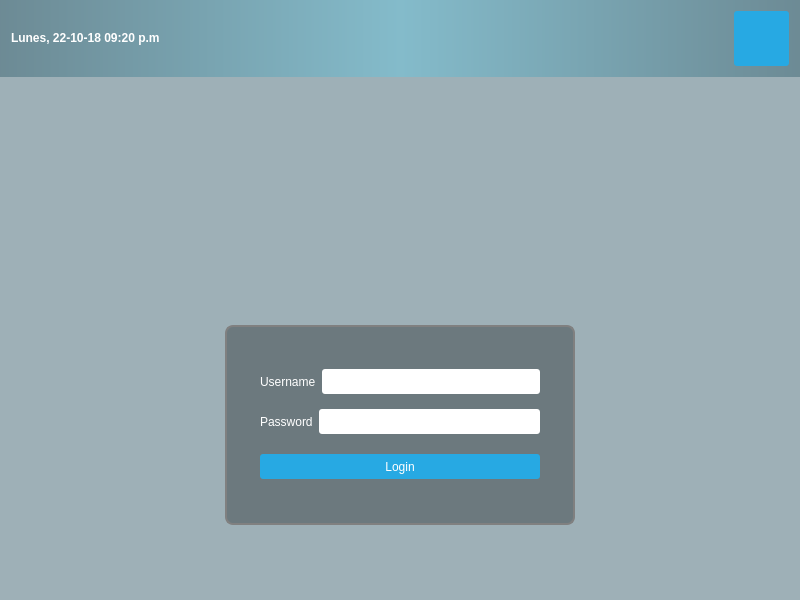
<?xml version="1.0" encoding="UTF-8"?>
<ui version="4.0">
 <class>MainWindow</class>
 <widget class="QMainWindow" name="MainWindow">
  <property name="geometry">
   <rect>
    <x>0</x>
    <y>0</y>
    <width>800</width>
    <height>600</height>
   </rect>
  </property>
  <property name="windowTitle">
   <string>MainWindow</string>
  </property>
  <property name="styleSheet">
   <string notr="true">QMessageBox{
	color:black;
}
QLabel {
	color: white;
}
QLineEdit { 
	border-radius: 3px;
} 
QPushButton {
	color: white;
	background-color: #27a9e3;
	border-width: 0px;
	border-radius: 3px
 }
QPushButton:hover { 
background-color:#66c011;
}
#loginForm{
	border:2px solid gray;
}
#logo{
	border-image:url(:images/recursos/welcome.png);
}
#centralWidget{
	background: rgba(32, 80, 96,100);
	/*border-image:url (:images/recursos/fondo.png);*/
}
#topPanel {
	background-color: qlineargradient(spread: reflect, x1: 0.5, y1: 0 ,x2: 0, y2: 0, stop:0 rgba(91, 204, 233, 100), stop: 1 rgba(32, 80, 96, 100)); 
}
#loginForm {
	background:rgba(0, 0, 0, 80);
	border-radius: 8px; 
}
</string>
  </property>
  <widget class="QWidget" name="centralWidget">
   <layout class="QVBoxLayout" name="verticalLayout">
    <property name="leftMargin">
     <number>0</number>
    </property>
    <property name="topMargin">
     <number>0</number>
    </property>
    <property name="rightMargin">
     <number>0</number>
    </property>
    <property name="bottomMargin">
     <number>0</number>
    </property>
    <item>
     <widget class="QWidget" name="topPanel" native="true">
      <layout class="QHBoxLayout" name="horizontalLayout">
       <item>
        <widget class="QLabel" name="currentDateTime">
         <property name="text">
          <string>&lt;html&gt;&lt;head/&gt;&lt;body&gt;&lt;p&gt;&lt;span style=&quot; font-weight:600;&quot;&gt;Lunes, 22-10-18 09:20 p.m&lt;/span&gt;&lt;/p&gt;&lt;/body&gt;&lt;/html&gt;</string>
         </property>
        </widget>
       </item>
       <item>
        <spacer name="horizontalSpacer">
         <property name="orientation">
          <enum>Qt::Horizontal</enum>
         </property>
         <property name="sizeHint" stdset="0">
          <size>
           <width>40</width>
           <height>20</height>
          </size>
         </property>
        </spacer>
       </item>
       <item>
        <widget class="QPushButton" name="restartButton">
         <property name="sizePolicy">
          <sizepolicy hsizetype="Fixed" vsizetype="Fixed">
           <horstretch>0</horstretch>
           <verstretch>0</verstretch>
          </sizepolicy>
         </property>
         <property name="minimumSize">
          <size>
           <width>55</width>
           <height>55</height>
          </size>
         </property>
         <property name="text">
          <string/>
         </property>
         <property name="icon">
          <iconset resource="resources.qrc">
           <normaloff>:/icons/recursos/shutdown.ico</normaloff>:/icons/recursos/shutdown.ico</iconset>
         </property>
         <property name="iconSize">
          <size>
           <width>50</width>
           <height>50</height>
          </size>
         </property>
        </widget>
       </item>
      </layout>
     </widget>
    </item>
    <item>
     <spacer name="verticalSpacer_3">
      <property name="orientation">
       <enum>Qt::Vertical</enum>
      </property>
      <property name="sizeHint" stdset="0">
       <size>
        <width>20</width>
        <height>40</height>
       </size>
      </property>
     </spacer>
    </item>
    <item>
     <layout class="QHBoxLayout" name="horizontalLayout_2">
      <property name="topMargin">
       <number>0</number>
      </property>
      <property name="bottomMargin">
       <number>0</number>
      </property>
      <item>
       <widget class="QLabel" name="logo">
        <property name="sizePolicy">
         <sizepolicy hsizetype="Fixed" vsizetype="Fixed">
          <horstretch>0</horstretch>
          <verstretch>0</verstretch>
         </sizepolicy>
        </property>
        <property name="minimumSize">
         <size>
          <width>500</width>
          <height>150</height>
         </size>
        </property>
        <property name="styleSheet">
         <string notr="true"/>
        </property>
        <property name="text">
         <string/>
        </property>
       </widget>
      </item>
     </layout>
    </item>
    <item>
     <spacer name="verticalSpacer_4">
      <property name="orientation">
       <enum>Qt::Vertical</enum>
      </property>
      <property name="sizeType">
       <enum>QSizePolicy::Fixed</enum>
      </property>
      <property name="sizeHint" stdset="0">
       <size>
        <width>20</width>
        <height>10</height>
       </size>
      </property>
     </spacer>
    </item>
    <item>
     <layout class="QHBoxLayout" name="horizontalLayout_3">
      <property name="topMargin">
       <number>0</number>
      </property>
      <item>
       <widget class="QWidget" name="loginForm" native="true">
        <property name="sizePolicy">
         <sizepolicy hsizetype="Fixed" vsizetype="Fixed">
          <horstretch>0</horstretch>
          <verstretch>0</verstretch>
         </sizepolicy>
        </property>
        <property name="minimumSize">
         <size>
          <width>350</width>
          <height>200</height>
         </size>
        </property>
        <property name="styleSheet">
         <string notr="true"/>
        </property>
        <layout class="QVBoxLayout" name="verticalLayout_2">
         <property name="leftMargin">
          <number>35</number>
         </property>
         <property name="topMargin">
          <number>35</number>
         </property>
         <property name="rightMargin">
          <number>35</number>
         </property>
         <property name="bottomMargin">
          <number>35</number>
         </property>
         <item>
          <layout class="QHBoxLayout" name="horizontalLayout_5">
           <item>
            <widget class="QLabel" name="label">
             <property name="text">
              <string>Username</string>
             </property>
            </widget>
           </item>
           <item>
            <widget class="QLineEdit" name="username">
             <property name="minimumSize">
              <size>
               <width>0</width>
               <height>25</height>
              </size>
             </property>
            </widget>
           </item>
          </layout>
         </item>
         <item>
          <layout class="QHBoxLayout" name="horizontalLayout_4">
           <item>
            <widget class="QLabel" name="label_2">
             <property name="text">
              <string>Password</string>
             </property>
            </widget>
           </item>
           <item>
            <widget class="QLineEdit" name="password">
             <property name="minimumSize">
              <size>
               <width>0</width>
               <height>25</height>
              </size>
             </property>
             <property name="echoMode">
              <enum>QLineEdit::Password</enum>
             </property>
            </widget>
           </item>
          </layout>
         </item>
         <item>
          <spacer name="verticalSpacer_2">
           <property name="orientation">
            <enum>Qt::Vertical</enum>
           </property>
           <property name="sizeType">
            <enum>QSizePolicy::Fixed</enum>
           </property>
           <property name="sizeHint" stdset="0">
            <size>
             <width>20</width>
             <height>5</height>
            </size>
           </property>
          </spacer>
         </item>
         <item>
          <widget class="QPushButton" name="loginButton">
           <property name="minimumSize">
            <size>
             <width>0</width>
             <height>25</height>
            </size>
           </property>
           <property name="text">
            <string>Login</string>
           </property>
          </widget>
         </item>
        </layout>
       </widget>
      </item>
     </layout>
    </item>
    <item>
     <spacer name="verticalSpacer">
      <property name="orientation">
       <enum>Qt::Vertical</enum>
      </property>
      <property name="sizeHint" stdset="0">
       <size>
        <width>20</width>
        <height>40</height>
       </size>
      </property>
     </spacer>
    </item>
   </layout>
  </widget>
 </widget>
 <layoutdefault spacing="6" margin="11"/>
 <resources>
  <include location="resources.qrc"/>
 </resources>
 <connections/>
</ui>
